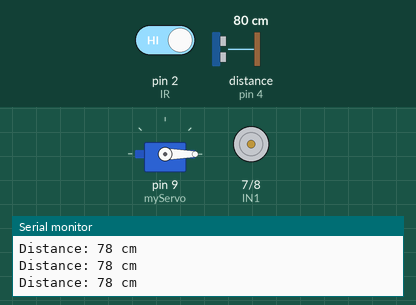
A sketch run on a simulated Arduino Uno, built with avr-gcc and run on an emulated ATmega328P. Parts: servo, motor-driver pin pairs drawn as motors (green arrow = first pin HIGH = forward, orange = second pin HIGH = backward, longer = more drive), the last lines printed to the serial monitor. Wiring (inferred from the names in the program): ultrasonic range finder: trigger pin 3; echo pin 4. The inputs (shaded band) are chosen by the test bench; at power-on: pin 2 (IR) HIGH, distance to the obstacle (sensor on pin 4) 80 cm. The echo pulse lasts 58.3 µs per cm.

Above: at 1.3 s.
1.4 s: pin 2 (IR) driven LOW
At 3.7 s:
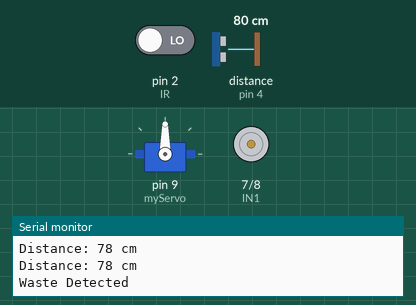
At 5.3 s:
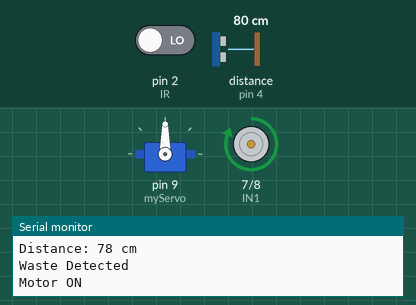
10.0 s: pin 2 (IR) driven HIGH
At 10.9 s:
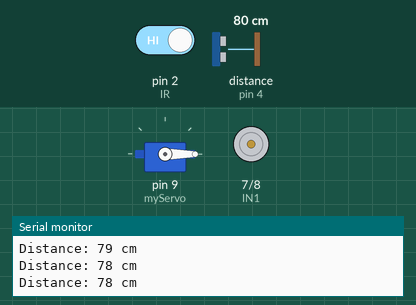
11.5 s: distance to the obstacle (sensor on pin 4) set to 9 cm
13.0 s: distance to the obstacle (sensor on pin 4) set to 12 cm
Timing chart, 0 to 15.5 s (numbered marks = the images above; inputs shaded):
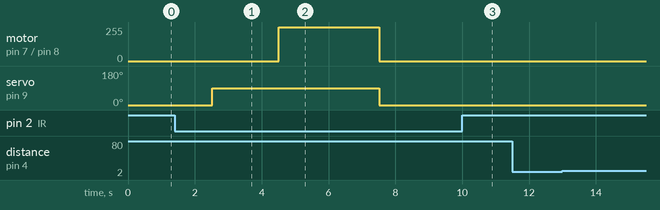

Measured:
- after the input at 1.4 s, motor on pin 7 (IN1) / pin 8 (IN2): stopped → forward 255/255 after 3.1 s, → stopped 3.0 s later; servo on pin 9 (myServo): 0° → 90° after 1.1 s, → 0° 5.0 s later
- after the input at 10.0 s, servo on pin 9 (myServo): stays 0° (without the input it goes to 90° after 1.0 s)

The sketch:

arduino_waste.ino
```cpp
#include <Servo.h>

Servo myServo;

// Motor pins (L298N)
#define IN1 7
#define IN2 8

// Sensors
#define IR 2
#define TRIG 3
#define ECHO 4

long duration;
int distance;

void setup() {
  Serial.begin(9600);

  // Servo
  myServo.attach(9);

  // Motor
  pinMode(IN1, OUTPUT);
  pinMode(IN2, OUTPUT);

  // Sensors
  pinMode(IR, INPUT);
  pinMode(TRIG, OUTPUT);
  pinMode(ECHO, INPUT);

  // Initial state
  myServo.write(0);
  digitalWrite(IN1, LOW);
  digitalWrite(IN2, LOW);
}

void loop() {

  // 🔍 IR SENSOR CHECK
  int wasteDetected = digitalRead(IR);

  if (wasteDetected == LOW) {   // Object detected

    Serial.println("Waste Detected");

    delay(1000);

    // 🔄 Rotate servo (simulate sorting)
    myServo.write(90);
    delay(2000);

    // ⚙️ Run motor (compression)
    runMotor();

    // 🔄 Return servo to original
    myServo.write(0);
    delay(2000);
  }

  // 📏 Check bin level
  checkLevel();

  delay(500);
}

// 🔧 MOTOR FUNCTION
void runMotor() {
  Serial.println("Motor ON");

  digitalWrite(IN1, HIGH);
  digitalWrite(IN2, LOW);
  delay(3000);

  digitalWrite(IN1, LOW);
  digitalWrite(IN2, LOW);

  Serial.println("Motor OFF");
}

// 📏 ULTRASONIC FUNCTION
void checkLevel() {

  digitalWrite(TRIG, LOW);
  delayMicroseconds(2);

  digitalWrite(TRIG, HIGH);
  delayMicroseconds(10);
  digitalWrite(TRIG, LOW);

  duration = pulseIn(ECHO, HIGH);
  distance = duration * 0.034 / 2;

  Serial.print("Distance: ");
  Serial.print(distance);
  Serial.println(" cm");

  if (distance < 10) {
    Serial.println("⚠️ Bin Full!");
  }
}
```
